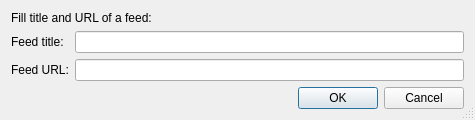
<?xml version="1.0" encoding="UTF-8"?>
<ui version="4.0">
 <class>FeedEditDialog</class>
 <widget class="QDialog" name="FeedEditDialog">
  <property name="geometry">
   <rect>
    <x>0</x>
    <y>0</y>
    <width>475</width>
    <height>114</height>
   </rect>
  </property>
  <property name="windowTitle">
   <string>Edit Feed Data</string>
  </property>
  <property name="sizeGripEnabled">
   <bool>true</bool>
  </property>
  <layout class="QVBoxLayout" name="verticalLayout">
   <item>
    <layout class="QGridLayout" name="gridLayout">
     <item row="0" column="0" colspan="2">
      <widget class="QLabel" name="label">
       <property name="text">
        <string>Fill title and URL of a feed:</string>
       </property>
      </widget>
     </item>
     <item row="1" column="0">
      <widget class="QLabel" name="label_2">
       <property name="text">
        <string>Feed title:</string>
       </property>
      </widget>
     </item>
     <item row="1" column="1">
      <widget class="QLineEdit" name="titleEdit">
       <property name="toolTip">
        <string>Enter the title of the feed</string>
       </property>
      </widget>
     </item>
     <item row="2" column="0">
      <widget class="QLabel" name="label_3">
       <property name="text">
        <string>Feed URL:</string>
       </property>
      </widget>
     </item>
     <item row="2" column="1">
      <widget class="QLineEdit" name="urlEdit">
       <property name="toolTip">
        <string>Enter the URL of the feed</string>
       </property>
      </widget>
     </item>
    </layout>
   </item>
   <item>
    <widget class="QDialogButtonBox" name="buttonBox">
     <property name="orientation">
      <enum>Qt::Horizontal</enum>
     </property>
     <property name="standardButtons">
      <set>QDialogButtonBox::Cancel|QDialogButtonBox::Ok</set>
     </property>
    </widget>
   </item>
  </layout>
 </widget>
 <tabstops>
  <tabstop>titleEdit</tabstop>
  <tabstop>urlEdit</tabstop>
  <tabstop>buttonBox</tabstop>
 </tabstops>
 <resources/>
 <connections>
  <connection>
   <sender>buttonBox</sender>
   <signal>accepted()</signal>
   <receiver>FeedEditDialog</receiver>
   <slot>accept()</slot>
   <hints>
    <hint type="sourcelabel">
     <x>224</x>
     <y>122</y>
    </hint>
    <hint type="destinationlabel">
     <x>157</x>
     <y>143</y>
    </hint>
   </hints>
  </connection>
  <connection>
   <sender>buttonBox</sender>
   <signal>rejected()</signal>
   <receiver>FeedEditDialog</receiver>
   <slot>reject()</slot>
   <hints>
    <hint type="sourcelabel">
     <x>292</x>
     <y>128</y>
    </hint>
    <hint type="destinationlabel">
     <x>286</x>
     <y>143</y>
    </hint>
   </hints>
  </connection>
 </connections>
</ui>
